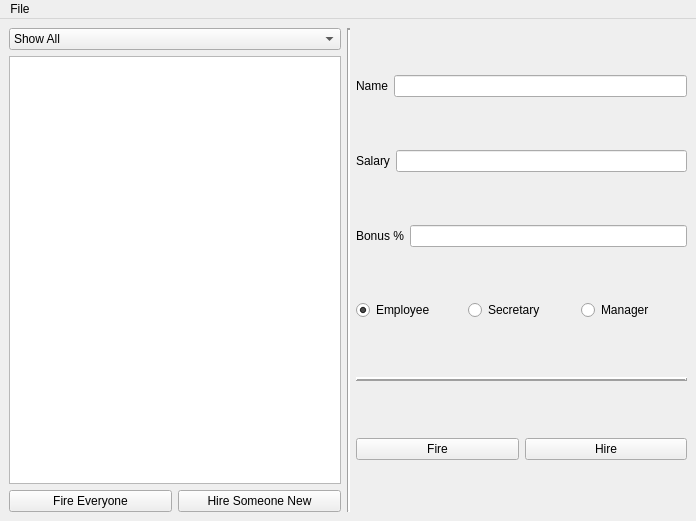
<?xml version="1.0" encoding="UTF-8"?>
<ui version="4.0">
 <class>CompanyWindow</class>
 <widget class="QMainWindow" name="CompanyWindow">
  <property name="geometry">
   <rect>
    <x>0</x>
    <y>0</y>
    <width>696</width>
    <height>521</height>
   </rect>
  </property>
  <property name="windowTitle">
   <string>Employee Manager</string>
  </property>
  <widget class="QWidget" name="centralwidget">
   <layout class="QHBoxLayout" name="horizontalLayout">
    <item>
     <layout class="QVBoxLayout" name="verticalLayout">
      <item>
       <widget class="QComboBox" name="showCombobox">
        <item>
         <property name="text">
          <string>Show All</string>
         </property>
        </item>
        <item>
         <property name="text">
          <string>Show Others Only</string>
         </property>
        </item>
        <item>
         <property name="text">
          <string>Show Secretaries Only</string>
         </property>
        </item>
        <item>
         <property name="text">
          <string>Show Managers Only</string>
         </property>
        </item>
       </widget>
      </item>
      <item>
       <widget class="QListWidget" name="employeesList">
        <property name="sortingEnabled">
         <bool>true</bool>
        </property>
       </widget>
      </item>
      <item>
       <layout class="QHBoxLayout" name="horizontalLayout_7">
        <item>
         <widget class="QPushButton" name="fireEveryoneButton">
          <property name="text">
           <string>Fire Everyone</string>
          </property>
         </widget>
        </item>
        <item>
         <widget class="QPushButton" name="hireSomeoneButton">
          <property name="text">
           <string>Hire Someone New</string>
          </property>
         </widget>
        </item>
       </layout>
      </item>
     </layout>
    </item>
    <item>
     <widget class="Line" name="line_2">
      <property name="lineWidth">
       <number>2</number>
      </property>
      <property name="orientation">
       <enum>Qt::Vertical</enum>
      </property>
     </widget>
    </item>
    <item>
     <layout class="QVBoxLayout" name="verticalLayout_2">
      <item>
       <layout class="QHBoxLayout" name="horizontalLayout_2">
        <item>
         <widget class="QLabel" name="nameLabel">
          <property name="text">
           <string>Name</string>
          </property>
         </widget>
        </item>
        <item>
         <widget class="QLineEdit" name="nameEditor">
          <property name="text">
           <string/>
          </property>
         </widget>
        </item>
       </layout>
      </item>
      <item>
       <layout class="QHBoxLayout" name="horizontalLayout_3">
        <item>
         <widget class="QLabel" name="salaryLabel">
          <property name="text">
           <string>Salary</string>
          </property>
         </widget>
        </item>
        <item>
         <widget class="QLineEdit" name="salaryEditor"/>
        </item>
       </layout>
      </item>
      <item>
       <layout class="QHBoxLayout" name="horizontalLayout_4">
        <item>
         <widget class="QLabel" name="bonusLabel">
          <property name="text">
           <string>Bonus %</string>
          </property>
         </widget>
        </item>
        <item>
         <widget class="QLineEdit" name="bonusEditor"/>
        </item>
       </layout>
      </item>
      <item>
       <layout class="QHBoxLayout" name="horizontalLayout_6">
        <item>
         <widget class="QRadioButton" name="employeeRButton">
          <property name="text">
           <string>Employee</string>
          </property>
          <property name="checked">
           <bool>true</bool>
          </property>
          <attribute name="buttonGroup">
           <string notr="true">employeeTypeRadioButtons</string>
          </attribute>
         </widget>
        </item>
        <item>
         <widget class="QRadioButton" name="secretaryRButton">
          <property name="text">
           <string>Secretary</string>
          </property>
          <attribute name="buttonGroup">
           <string notr="true">employeeTypeRadioButtons</string>
          </attribute>
         </widget>
        </item>
        <item>
         <widget class="QRadioButton" name="managerRButton">
          <property name="text">
           <string>Manager</string>
          </property>
          <attribute name="buttonGroup">
           <string notr="true">employeeTypeRadioButtons</string>
          </attribute>
         </widget>
        </item>
       </layout>
      </item>
      <item>
       <widget class="Line" name="line">
        <property name="minimumSize">
         <size>
          <width>0</width>
          <height>12</height>
         </size>
        </property>
        <property name="frameShadow">
         <enum>QFrame::Raised</enum>
        </property>
        <property name="lineWidth">
         <number>2</number>
        </property>
        <property name="orientation">
         <enum>Qt::Horizontal</enum>
        </property>
       </widget>
      </item>
      <item>
       <layout class="QHBoxLayout" name="horizontalLayout_5">
        <item>
         <widget class="QPushButton" name="fireButton">
          <property name="text">
           <string>Fire</string>
          </property>
         </widget>
        </item>
        <item>
         <widget class="QPushButton" name="hireButton">
          <property name="text">
           <string>Hire</string>
          </property>
         </widget>
        </item>
       </layout>
      </item>
     </layout>
    </item>
   </layout>
  </widget>
  <widget class="QMenuBar" name="menubar">
   <property name="geometry">
    <rect>
     <x>0</x>
     <y>0</y>
     <width>696</width>
     <height>21</height>
    </rect>
   </property>
   <widget class="QMenu" name="menuFile">
    <property name="title">
     <string>File</string>
    </property>
    <addaction name="actionExit"/>
   </widget>
   <addaction name="menuFile"/>
  </widget>
  <action name="actionExit">
   <property name="text">
    <string>Exit</string>
   </property>
  </action>
 </widget>
 <resources/>
 <connections>
  <connection>
   <sender>actionExit</sender>
   <signal>triggered()</signal>
   <receiver>CompanyWindow</receiver>
   <slot>close()</slot>
   <hints>
    <hint type="sourcelabel">
     <x>-1</x>
     <y>-1</y>
    </hint>
    <hint type="destinationlabel">
     <x>347</x>
     <y>260</y>
    </hint>
   </hints>
  </connection>
 </connections>
 <buttongroups>
  <buttongroup name="employeeTypeRadioButtons"/>
 </buttongroups>
</ui>
